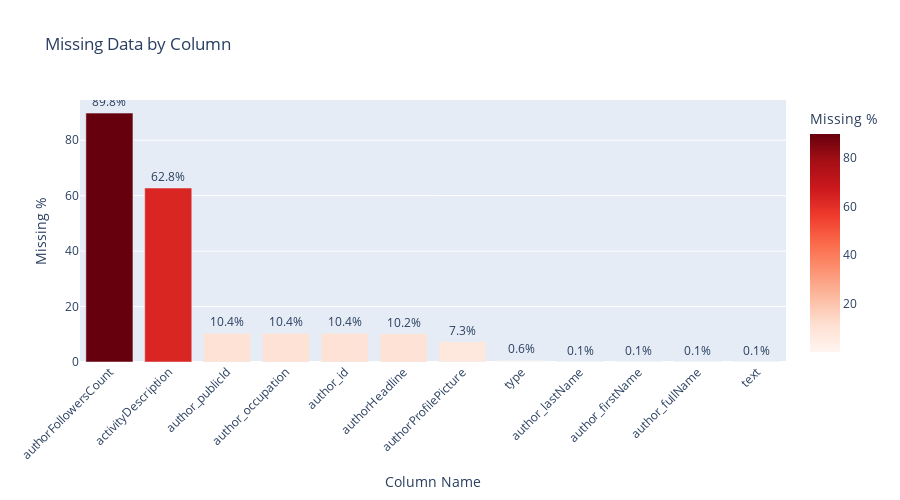

Write notebook code for a chart like this one.
### Code cell
# Visualize missing data
fig = px.bar(
    missing_stats,
    x='Column',
    y='Missing_Percent',
    title='Missing Data by Column',
    labels={'Missing_Percent': 'Missing %', 'Column': 'Column Name'},
    text='Missing_Percent',
    color='Missing_Percent',
    color_continuous_scale='Reds'
)

fig.update_traces(texttemplate='%{text:.1f}%', textposition='outside')
fig.update_layout(
    xaxis_tickangle=-45,
    height=500,
    showlegend=False
)

fig.show()
fig.write_html('../output/figures/missing_data_analysis.html')

### Figure 1 — Plotly figure (JSON) as saved in the notebook; plotly's stock layout.template omitted (floating-point values rounded to 4 significant figures)
{"data": [{"hovertemplate": "Column Name=%{x}<br>Missing %=%{marker.color}<extra></extra>", "legendgroup": "", "marker": {"color": [89.79, 62.76, 10.36, 10.36, 10.36, 10.21, 7.27, 0.61, 0.15, 0.15, 0.15, 0.12], "coloraxis": "coloraxis", "pattern": {"shape": ""}}, "name": "", "orientation": "v", "showlegend": false, "text": [89.79, 62.76, 10.36, 10.36, 10.36, 10.21, 7.27, 0.61, 0.15, 0.15, 0.15, 0.12], "textposition": "outside", "texttemplate": "%{text:.1f}%", "type": "bar", "x": ["authorFollowersCount", "activityDescription", "author_publicId", "author_occupation", "author_id", "authorHeadline", "authorProfilePicture", "type", "author_lastName", "author_firstName", "author_fullName", "text"], "xaxis": "x", "y": [89.79, 62.76, 10.36, 10.36, 10.36, 10.21, 7.27, 0.61, 0.15, 0.15, 0.15, 0.12], "yaxis": "y"}], "layout": {"barmode": "relative", "coloraxis": {"colorbar": {"title": {"text": "Missing %"}}, "colorscale": [[0, "rgb(255,245,240)"], [0.125, "rgb(254,224,210)"], [0.25, "rgb(252,187,161)"], [0.375, "rgb(252,146,114)"], [0.5, "rgb(251,106,74)"], [0.625, "rgb(239,59,44)"], [0.75, "rgb(203,24,29)"], [0.875, "rgb(165,15,21)"], [1, "rgb(103,0,13)"]]}, "height": 500, "legend": {"tracegroupgap": 0}, "showlegend": false, "title": {"text": "Missing Data by Column"}, "xaxis": {"anchor": "y", "domain": [0, 1], "tickangle": -45, "title": {"text": "Column Name"}}, "yaxis": {"anchor": "x", "domain": [0, 1], "title": {"text": "Missing %"}}}}
